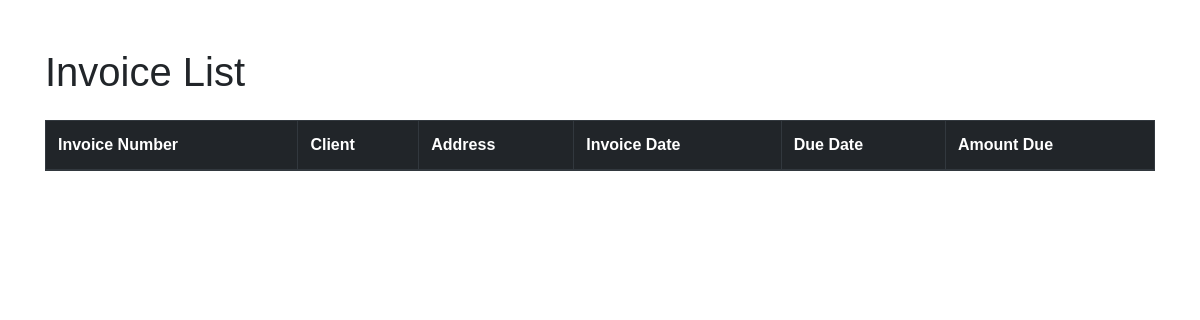
The page /invoice/invoices/ on the database as committed earlier.
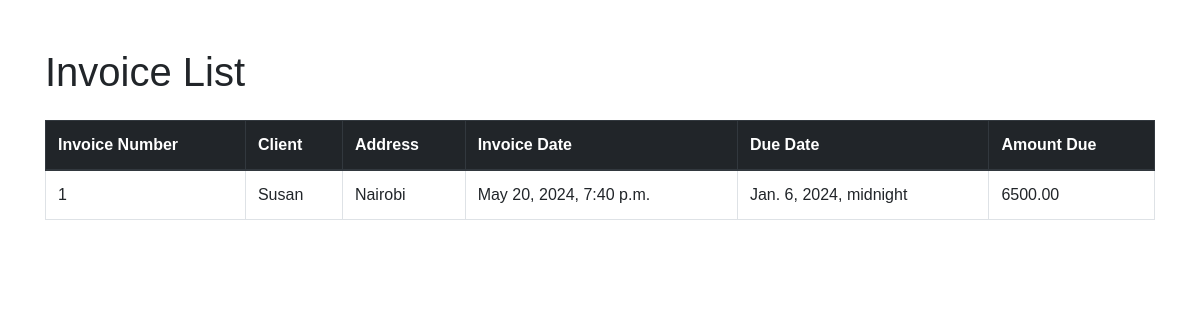
The same page on the database as committed later.
### invoice_generator/models.py (models this page shows, shortened)
class Invoice(models.Model):
    company_name = models.CharField(max_length=100)
    client_name = models.CharField(max_length=200)
    billing_address = models.CharField(max_length=200)
    item_description = models.TextField()
    item_quantity = models.IntegerField()
    item_price = models.DecimalField(max_digits=10, decimal_places=2)
    created_at = models.DateTimeField(auto_now_add=True)
    due_date = models.DateTimeField()
    paid = models.BooleanField(default=False)
    @property
    def total_cost(self):
        return self.item_quantity * self.item_price

### invoice_generator/views.py (the view)
# urls.py: path('invoices/', views.invoice_list, name='invoice_list'),
def invoice_list(request):
    invoice = Invoice.objects.all()
    return render(request, 'invoice/invoice_list.html', {'invoice': invoice})

### login/templates/invoice/invoice_list.html (shortened to what this page needs)
<!DOCTYPE html>
<html lang="en">
<head>
    <link href="https://maxcdn.bootstrapcdn.com/bootstrap/4.0.0/css/bootstrap.min.css" rel="stylesheet">
    {% load static %}
    <link rel="stylesheet" href="{% static 'invoice/dash.css' %}">
</head>
<body>
    <div class="container mt-5">
        <h1 class="mb-4">Invoice List</h1>
        <table class="table table-bordered">
            <thead class="thead-dark">
                <tr>
                    <th>Invoice Number</th>
                    <th>Client</th>
                    <th>Address</th>
                    <th>Invoice Date</th>
                    <th>Due Date</th>
                    <th>Amount Due</th>
                </tr>
            </thead>
            <tbody>
                {% for invoice in invoice %}
                <tr>
                    <td>{{ invoice.id }}</td>
                    <td>{{ invoice.client_name }}</td>
                    <td>{{ invoice.billing_address }}</td>
                    <td>{{ invoice.created_at }}</td>
                    <td>{{ invoice.due_date }}</td>
                    <td>{{ invoice.total_cost }}</td>
                </tr>
                {% endfor %}
            </tbody>
        </table>
    </div>
</body>
</html>

### login/static/invoice/dash.css (style rules this page uses)
body { font-family: Arial, sans-serif; }

Rows that differ between the two databases and show on the page:
added Invoice: id "1", client_name "Susan", billing_address "Nairobi", created_at "May 20, 2024, 7:40 p.m.", due_date "Jan. 6, 2024, midnight", total_cost "6500.00"
